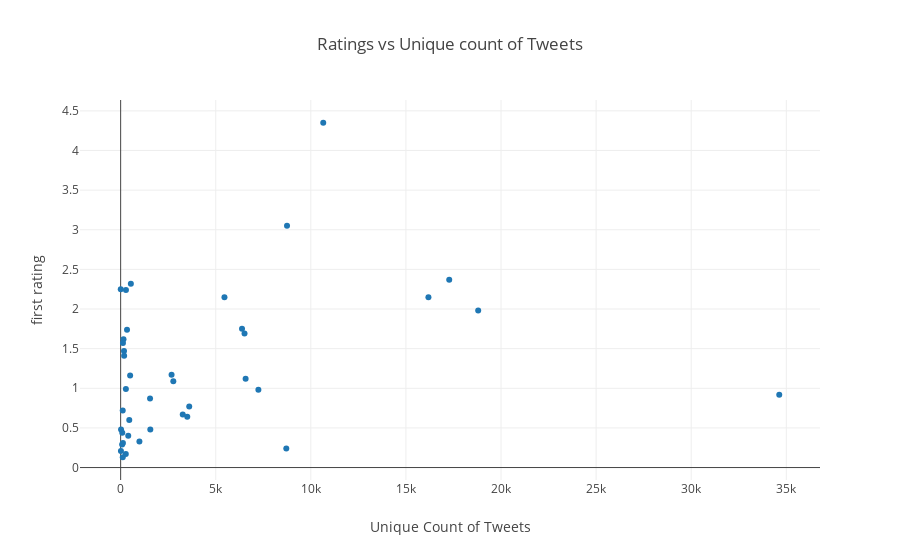

The code cell stored with this chart in its notebook:
### Code cell
rating_measure='first'

show_rtng_cnt=twitter_ncnt.merge(trn[[rating_measure]],how='inner',left_index=True,right_index=True)

trace0=go.Scatter(
    x=show_rtng_cnt['Unique ID'],
    y=show_rtng_cnt[rating_measure],
    mode='markers',
    name='train',
    text=show_rtng_cnt.index
#     marker=dict(color='rbga(255, 128, 255, 0.8)')
    )
data=[trace0]
layout=go.Layout(title="Ratings vs Unique count of Tweets",xaxis={'title':'Unique Count of Tweets'},yaxis={'title':'{} rating'.format(rating_measure)})
fig=dict(data=data,layout=layout)
iplot(fig)

### Figure 1 — Plotly figure (JSON) as saved in the notebook; plotly's stock layout.template omitted (floating-point values rounded to 4 significant figures)
{"data": [{"mode": "markers", "name": "train", "text": ["BIGGBOSS-Mentions", "DILHITOHAI-Mentions", "HARSHAAKHPEULLUBAITHAAHAI-Mentions", "JIJAJICHHATPARHAIN-Mentions", "andtv-show-perfect-pati-Mentions", "andtvofficial-show-bitti-businesswali-Mentions", "andtvofficial-show-love-me-india-Mentions", "andtvofficial-show-mitegi-lakshmanrekha-Mentions", "andtvofficial-show-vikram-betaal-Mentions", "colors-tv---show--dance-deewane-Mentions", "colors-tv-show-dastan-e-mohabbat-Mentions", "colors-tv-show-naagin-Mentions", "colors-tv-show-rising-star-Mentions", "colorstv-show-belan-wali-bahu-Mentions", "colorstv-show-bepannaah-Mentions", "colorstv-show-dev-Mentions", "colorstv-show-kasam-Mentions", "colorstv-show-kaun-hai-Mentions", "colorstv-show-roop-mard-ka-naya-swaroop-Mentions", "colorstv-show-silsila-badalte-rishton-ka-Mentions", "sony-tv--show---cid-Mentions", "sony-tv-show-dus-ka-dum-Mentions", "sony-tv-show-indian-idol-Mentions", "sonysab-show-namune-Mentions", "sonysab-show-saat-phero-ki-hera-pherie-Mentions", "sonytv-show-crime-patrol-Mentions", "sonytv-show-zindagikecrossroads-Mentions", "star-plus-show-danceplus-Mentions", "starplus-show-kasautii-zindagi-kay-Mentions", "starplus-show-kulfi-kumar-bajewala-Mentions", "starplus-show-mariam-khan-reporting-live-Mentions", "starplus-show-qayamat-ki-raat-Mentions", "starplus-show-sabse-smart-kaun-Mentions", "zee-tv---show---ishq-subhan-allah-Mentions", "zee-tv---show---juzzbaaat-Mentions", "zeetv---show---kaleerein-Mentions", "zeetv-show-did-lil-masters-Mentions", "zeetv-show-ye-teri-galiyan-Mentions", "zeetv-shows-maggie-kitchen-journeys-Mentions", "zeetv-shows-sa-re-ga-ma-pa-Mentions"], "type": "scatter", "uid": "0509209b-b754-4088-a957-97c1abf787c3", "x": [18799, 986, 6570, 275, 78, 110, 3265, 270, 399, 8748, 176, 10652, 279, 149, 17276, 453, 3503, 121, 183, 2769, 497, 7242, 6382, 20, 109, 85, 1560, 536, 16183, 334, 1545, 5, 3605, 5458, 8709, 34629, 6513, 119, 15, 2677], "y": [1.98, 0.33, 1.12, 0.99, 0.29, 0.13, 0.67, 0.17, 0.4, 3.05, 1.47, 4.35, 2.24, 1.62, 2.37, 0.6, 0.64, 1.57, 1.41, 1.09, 1.16, 0.98, 1.75, 0.48, 0.72, 0.44, 0.48, 2.32, 2.15, 1.74, 0.87, 2.25, 0.77, 2.15, 0.24, 0.92, 1.69, 0.31, 0.21, 1.17]}], "layout": {"title": "Ratings vs Unique count of Tweets", "xaxis": {"title": "Unique Count of Tweets"}, "yaxis": {"title": "first rating"}}}
